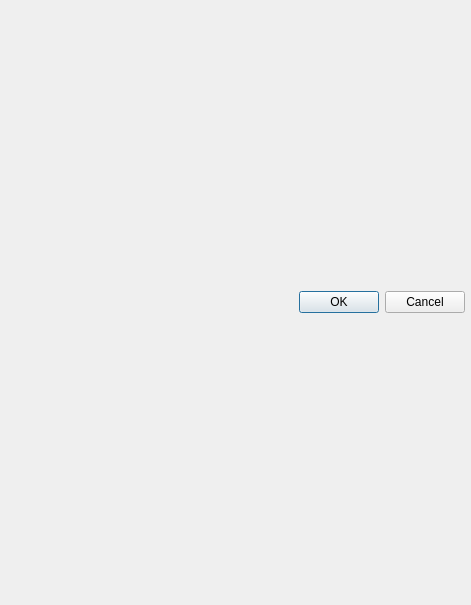
<?xml version="1.0" encoding="UTF-8"?>
<ui version="4.0">
 <class>ErrorDialog</class>
 <widget class="QDialog" name="ErrorDialog">
  <property name="geometry">
   <rect>
    <x>0</x>
    <y>0</y>
    <width>471</width>
    <height>605</height>
   </rect>
  </property>
  <property name="windowTitle">
   <string>Uncut places:</string>
  </property>
  <layout class="QVBoxLayout" name="verticalLayout">
   <property name="leftMargin">
    <number>6</number>
   </property>
   <property name="topMargin">
    <number>6</number>
   </property>
   <property name="rightMargin">
    <number>6</number>
   </property>
   <property name="bottomMargin">
    <number>6</number>
   </property>
   <item>
    <widget class="QDialogButtonBox" name="buttonBox">
     <property name="orientation">
      <enum>Qt::Horizontal</enum>
     </property>
     <property name="standardButtons">
      <set>QDialogButtonBox::Cancel|QDialogButtonBox::Ok</set>
     </property>
    </widget>
   </item>
  </layout>
 </widget>
 <resources/>
 <connections>
  <connection>
   <sender>buttonBox</sender>
   <signal>accepted()</signal>
   <receiver>ErrorDialog</receiver>
   <slot>accept()</slot>
   <hints>
    <hint type="sourcelabel">
     <x>248</x>
     <y>254</y>
    </hint>
    <hint type="destinationlabel">
     <x>157</x>
     <y>274</y>
    </hint>
   </hints>
  </connection>
  <connection>
   <sender>buttonBox</sender>
   <signal>rejected()</signal>
   <receiver>ErrorDialog</receiver>
   <slot>reject()</slot>
   <hints>
    <hint type="sourcelabel">
     <x>316</x>
     <y>260</y>
    </hint>
    <hint type="destinationlabel">
     <x>286</x>
     <y>274</y>
    </hint>
   </hints>
  </connection>
 </connections>
</ui>
